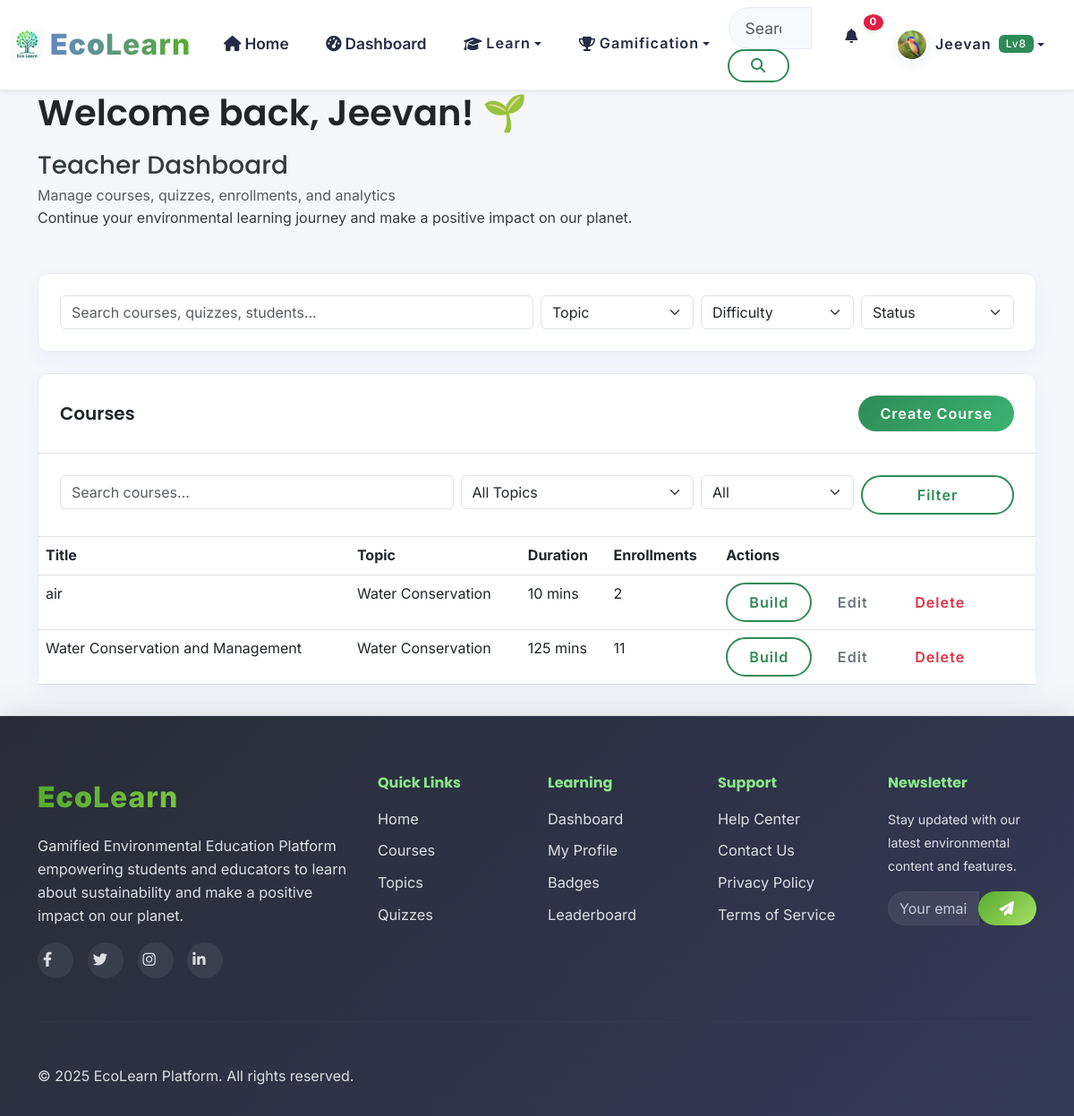
/teacher/courses/ (signed in), run on the app's committed database.
### apps/accounts/models.py (models this page shows, shortened)
class User(AbstractUser):
    email = models.EmailField(unique=True)
    first_name = models.CharField(max_length=30)
    last_name = models.CharField(max_length=30)
    USER_TYPES = (
        ('student', 'Student'),
        ('teacher', 'Teacher'),
        ('admin', 'Administrator'),
    )
    user_type = models.CharField(max_length=20, choices=USER_TYPES, default='student')
    institution = models.CharField(max_length=100, blank=True)
    grade_level = models.CharField(max_length=20, blank=True)
    student_id = models.CharField(max_length=100, blank=True)  # NEW
    avatar = models.ImageField(upload_to='avatars/', blank=True, null=True)
    bio = models.TextField(max_length=500, blank=True)
    date_of_birth = models.DateField(blank=True, null=True)
    phone = models.CharField(max_length=20, blank=True)  # NEW
    total_points = models.IntegerField(default=0)
    level = models.IntegerField(default=1)
    experience_points = models.IntegerField(default=0)
    last_login_streak = models.IntegerField(default=0)
    total_lessons_completed = models.IntegerField(default=0)
    total_quizzes_taken = models.IntegerField(default=0)
    preferred_language = models.CharField(max_length=10, default='en')
    notifications_enabled = models.BooleanField(default=True)
    email_notifications = models.BooleanField(default=False)
    show_on_leaderboard = models.BooleanField(default=True)
    learning_style = models.CharField(max_length=50, blank=True)
    created_at = models.DateTimeField(auto_now_add=True)
    updated_at = models.DateTimeField(auto_now=True)
    is_verified = models.BooleanField(default=False)
    USERNAME_FIELD = 'email'
    REQUIRED_FIELDS = ['username', 'first_name', 'last_name']
    class Meta:
        db_table = 'users'
        verbose_name = 'User'
        verbose_name_plural = 'Users'

### apps/core/models.py (models this page shows, shortened)
class Course(models.Model):
    title = models.CharField(max_length=200)
    slug = models.SlugField(unique=True, blank=True)
    description = models.TextField()
    duration = models.PositiveIntegerField(help_text="Duration in minutes")
    completion_points = models.PositiveIntegerField(default=150, help_text="Points awarded for completing this course")
    thumbnail = models.ImageField(upload_to='course_thumbnails/', blank=True, null=True)
    topic = models.ForeignKey(Topic, on_delete=models.CASCADE, related_name='courses', null=True, blank=True)
    created_at = models.DateTimeField(auto_now_add=True)
    class Meta:
        ordering = ['-created_at']

class Topic(models.Model):
    DIFFICULTY_CHOICES = [
        ('beginner', 'Beginner'),
        ('intermediate', 'Intermediate'),
        ('advanced', 'Advanced'),
    ]
    COLOR_CHOICES = [
        ('#E53E3E', 'Red'),
        ('#DD6B20', 'Orange'),
        ('#38A169', 'Green'),
        ('#805AD5', 'Purple'),
        ('#3182CE', 'Blue'),
        ('#319795', 'Teal'),
    ]
    name = models.CharField(max_length=100)
    slug = models.SlugField(unique=True, blank=True)
    description = models.TextField()
    icon = models.CharField(max_length=50, help_text="FontAwesome icon class (e.g., fas fa-thermometer-half)")
    background_color = models.CharField(max_length=7, choices=COLOR_CHOICES, default='#38A169')
    difficulty_level = models.CharField(max_length=20, choices=DIFFICULTY_CHOICES, default='beginner')
    is_active = models.BooleanField(default=True)
    order = models.IntegerField(default=0)
    created_at = models.DateTimeField(auto_now_add=True)
    class Meta:
        ordering = ['order', 'name']
    def __str__(self):
        return self.name

### apps/teachers/views.py (the view)
# urls.py: path('courses/', views.course_list, name='course_list'),
@teacher_required
def course_list(request):
    courses = _teacher_courses_queryset(request.user)
    query = request.GET.get('q', '').strip()
    topic = request.GET.get('topic', '').strip()
    status = request.GET.get('status', '').strip()
    if query:
        courses = courses.filter(Q(title__icontains=query) | Q(description__icontains=query))
    if topic:
        courses = courses.filter(topic__slug=topic)
    if status == 'active':
        courses = courses.filter(enrollments__isnull=False).distinct()
    elif status == 'empty':
        courses = courses.filter(enrollments__isnull=True)
    return render(
        request,
        'teachers/course_list.html',
        {
            'courses': courses,
            'search_query': query,
            'selected_topic': topic,
            'selected_status': status,
            **_teacher_base_context(),
        },
    )

### templates/teachers/course_list.html (shortened to what this page needs)
{% extends 'teachers/base.html' %}
{% block teacher_content %}
<div class="card">
    <div class="card-header d-flex justify-content-between align-items-center">
        <h5 class="mb-0">Courses</h5>
        <a href="{% url 'teacher:course_create' %}" class="btn btn-primary btn-sm">Create Course</a>
    </div>
    <div class="card-body border-bottom">
        <form class="row g-2" method="get">
            <div class="col-md-5">
                <input type="search" class="form-control" name="q" value="{{ search_query }}" placeholder="Search courses...">
            </div>
            <div class="col-md-3">
                <select name="topic" class="form-select">
                    <option value="">All Topics</option>
                </select>
            </div>
            <div class="col-md-2">
                <select name="status" class="form-select">
                    <option value="">All</option>
                </select>
            </div>
            <div class="col-md-2">
                <button class="btn btn-outline-primary w-100" type="submit">Filter</button>
            </div>
        </form>
    </div>
    <div class="table-responsive">
        <table class="table mb-0 teacher-search-table" data-type="courses">
            <thead><tr><th>Title</th><th>Topic</th><th>Duration</th><th>Enrollments</th><th>Actions</th></tr></thead>
            <tbody>
            {% for course in courses %}
                <tr>
                    <td>{{ course.title }}</td>
                    <td>{{ course.topic|default:"-" }}</td>
                    <td>{{ course.duration }} mins</td>
                    <td>{{ course.enrollments.count }}</td>
                    <td>
                        <a href="{% url 'teacher:course_builder' course.id %}" class="btn btn-outline-primary btn-sm">Build</a>
                        <a href="{% url 'teacher:course_update' course.id %}" class="btn btn-outline-secondary btn-sm">Edit</a>
                        <a href="{% url 'teacher:course_delete' course.id %}" class="btn btn-outline-danger btn-sm">Delete</a>
                    </td>
                </tr>
            {% empty %}
                <tr><td colspan="5" class="text-center text-muted py-4">No courses created yet.</td></tr>
            {% endfor %}
            </tbody>
        </table>
    </div>
</div>
{% endblock %}

### templates/teachers/base.html (shortened to what this page needs)
{% extends 'base.html' %}
{% load static %}
{% block extra_css %}
<link rel="stylesheet" href="{% static 'teachers/css/teachers.css' %}">
{% endblock %}
{% block content %}
<div class="container py-4 teacher-dashboard">
    <div class="row mb-4">
        <div class="col-12">
            <div class="welcome-card">
                <div class="row align-items-center">
                    <div class="col-md-8">
                        <h1 class="welcome-title">
                            Welcome back, {{ user.first_name|default:user.username }}! 🌱
                        </h1>     <h1 class="h3 mb-1">Teacher Dashboard</h1>
            <p class="text-muted mb-0">Manage courses, quizzes, enrollments, and analytics</p>
                            <p class="welcome-subtitle mb-4">
                            Continue your environmental learning journey and make a positive impact on our planet.
                        </p>
                    </div>
                </div>
            </div>
        </div>
    </div>
    <div class="card mb-4">
        <div class="card-body">
            <div class="row g-2 align-items-center">
                <div class="col-md-6">
                    <input type="search" id="teacherSearchInput" class="form-control" placeholder="Search courses, quizzes, students...">
                </div>
                <div class="col-md-2">
                    <select id="teacherSearchTopic" class="form-select">
                        <option value="">Topic</option>
                    </select>
                </div>
                <div class="col-md-2">
                    <select id="teacherSearchDifficulty" class="form-select">
                        <option value="">Difficulty</option>
                    </select>
                </div>
                <div class="col-md-2">
                    <select id="teacherSearchStatus" class="form-select">
                        <option value="">Status</option>
                    </select>
                </div>
            </div>
        </div>
    </div>
    {% block teacher_content %}{% endblock %}
</div>
{% endblock %}

### templates/components/navigation.html (shortened to what this page needs)
{% load static %}
<nav class="navbar navbar-expand-lg navbar-light bg-white shadow-sm fixed-top">
    <div class="container-fluid">
        <a class="navbar-brand d-flex align-items-center" href="{% url 'core:home' %}">
            <img src="{% static 'images/Logos.png' %}" alt="EEP Logo" class="navbar-logo me-2" style="height: 32px;">
            <span class="brand-text"><strong class="text-primary">Eco</strong><span class="text-success">Learn</span></span>
        </a>
        <div class="collapse navbar-collapse" id="navbarNav">
            <ul class="navbar-nav me-auto">
                <li class="nav-item">
                    <a class="nav-link {% if request.resolver_match.url_name == 'home' %}active{% endif %}" href="{% url 'core:home' %}">
                        <i class="fas fa-home me-1"></i>Home
                    </a>
                </li>
                {% if user.is_authenticated %}
                    {% if user.user_type != 'teacher' %}
                    <li class="nav-item">
                        <a class="nav-link {% if request.resolver_match.url_name == 'dashboard' %}active{% endif %}" href="{% url 'core:dashboard' %}">
                            <i class="fas fa-tachometer-alt me-1"></i>Dashboard
                        </a>
                    </li>
                    {% endif %}
                {% endif %}
                 {% if user.user_type != 'teacher' %}
                <li class="nav-item dropdown">
                    <button class="nav-link dropdown-toggle btn btn-link border-0 bg-transparent" type="button" data-bs-toggle="dropdown">
                        <i class="fas fa-graduation-cap me-1"></i>Learn
                    </button>
                </li>
                {% endif %}
                {% if user.is_authenticated %}
                <li class="nav-item dropdown">
                    <button class="nav-link dropdown-toggle btn btn-link border-0 bg-transparent" type="button" data-bs-toggle="dropdown">
                        <i class="fas fa-trophy me-1"></i>Gamification
                    </button>
                </li>
                {% endif %}
            </ul>
            <form class="d-flex me-3" role="search">
                <div class="input-group">
                    <input class="form-control search-input" type="search" placeholder="Search courses, topics..." aria-label="Search" id="globalSearch">
                    <button class="btn btn-outline-primary" type="submit">
                        <i class="fas fa-search"></i>
                    </button>
                </div>
            </form>
            <ul class="navbar-nav">
                {% if user.is_authenticated %}
                    <li class="nav-item dropdown">
                        <button class="nav-link notification-toggle btn btn-link border-0 bg-transparent" type="button" data-bs-toggle="dropdown">
                            <i class="fas fa-bell"></i>
                            <span class="notification-badge" id="notificationCount">0</span>
                        </button>
                    </li>
                    <li class="nav-item dropdown">
                        <button class="nav-link dropdown-toggle user-menu btn btn-link border-0 bg-transparent" type="button" data-bs-toggle="dropdown">
                            <img src="{% if user.avatar %}{{ user.avatar.url }}{% else %}{% static 'images/avatars/default.png' %}{% endif %}" alt="Profile" class="user-avatar me-2">
                            <span class="user-name">{{ user.first_name }}</span>
                            <span class="user-level badge bg-primary ms-2">Lv{{ user_level }}</span>
                        </button>
                    </li>
                {% endif %}
            </ul>
        </div>
    </div>
</nav>

### data on the page
User: avatar (picture), first_name "Jeevan"
Course: title "air", topic "Water Conservation", duration "10", enrollments.count "2"
Course: title "Water Conservation and Management", topic "Water Conservation", duration "125", enrollments.count "11"

### other printed values
{{ user_level }} "8"
